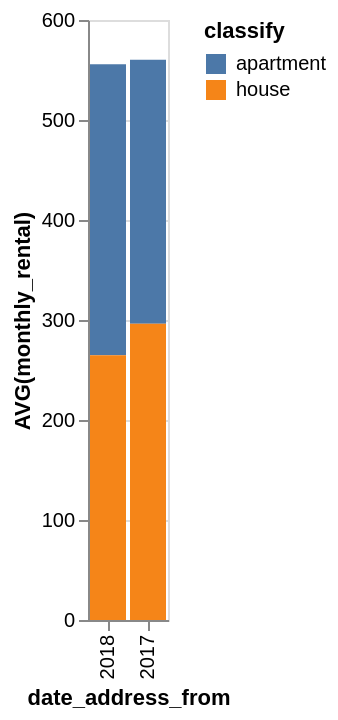

Describe this chart as a Vega-Lite specification.
### Vega-Lite specification from a JSON file in a GitHub repository (floating-point values rounded to 4 significant figures)
{"data": {"values": [{"x_data": "2017", "y_data": 264, "classify": "apartment"}, {"x_data": "2018", "y_data": 291.1, "classify": "apartment"}, {"x_data": "2017", "y_data": 296.2, "classify": "house"}, {"x_data": "2018", "y_data": 264.7, "classify": "house"}]}, "mark": "bar", "encoding": {"x": {"field": "x_data", "type": "nominal", "title": "date_address_from", "sort": {"op": "sum", "field": "y_data", "order": "ascending"}}, "y": {"field": "y_data", "type": "quantitative", "title": "AVG(monthly_rental)"}, "color": {"field": "classify"}}}
